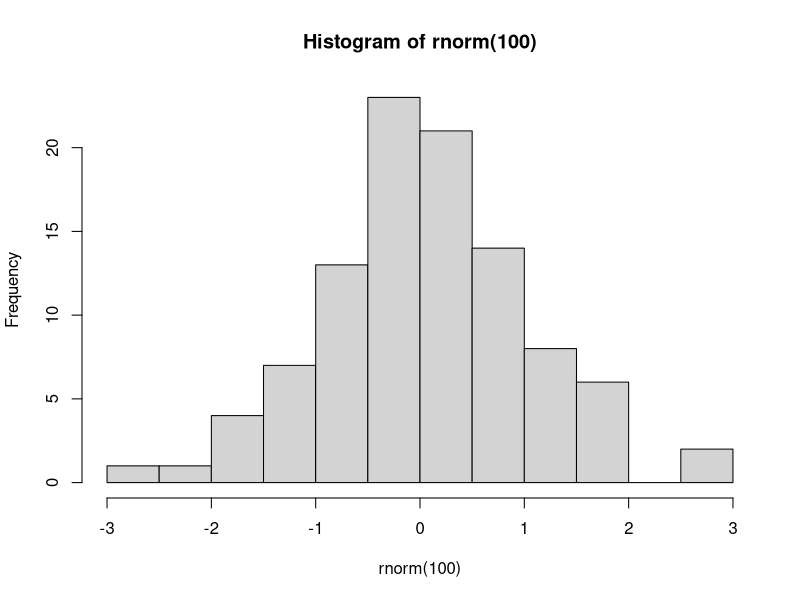
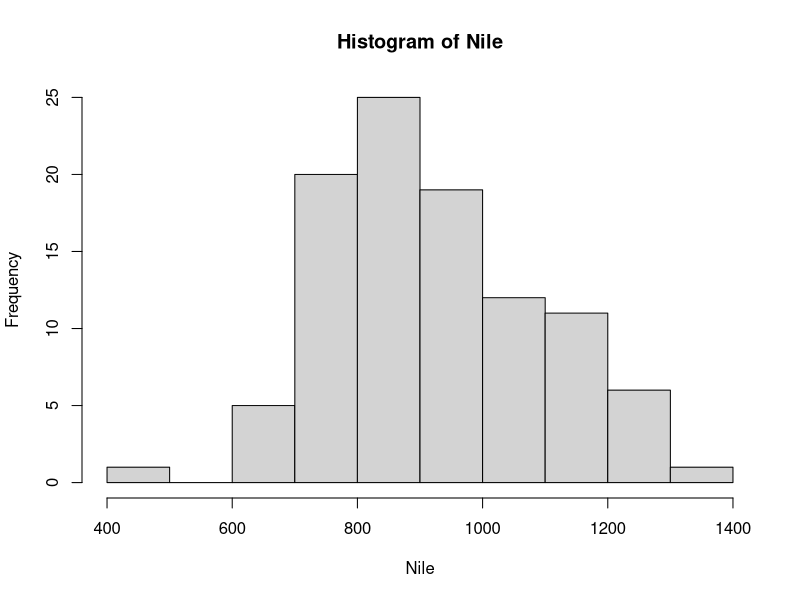
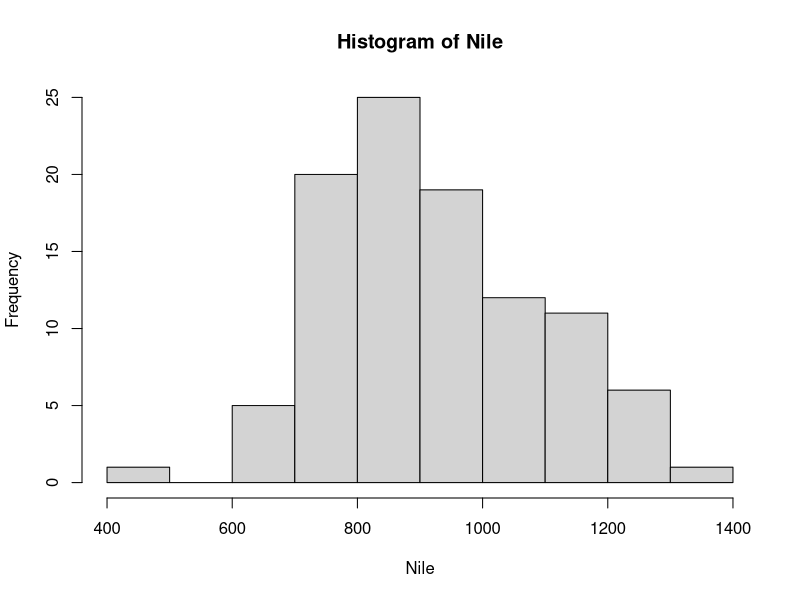

Write R code to recreate these figures, in order.
mean(abs(rnorm(100)))
hist(rnorm(100))
data()
mean(Nile)
head(Nile)
hist(Nile)

oddCount = function(x){
  count = 0
  for (i in x){
    if (i%%2 == 1){
      count = count + 1
    }
  }
  return(count)
}

x = c(1,2,3,4,5)
oddCount(x)

m = rbind(c(1,4), c(2,2))
m
m %*% c(1,1)
hn = hist(Nile)
str(hn)
d <- data.frame(list(kids=c("Jack","Jill"),ages=c(12,10)))
d

x = c(1,2,4)
x*c(1,0,5)
z <- c(5,12,13)
z[-length(z)]

x <- c(88,NULL,12,168,13)
mean(x)
x <- c(88,0,12,168,13)
mean(x)

z = NULL
z = c(z, 1)
z

y <- matrix(c(1,2,3,4),nrow=2,ncol=2)
y
m <- matrix(c(1,2,3,4,5,6),nrow=2,byrow=T)
m
y %*% y
x <- matrix(nrow=3,ncol=3)
x
x[2:3,2:3] <- y
x
